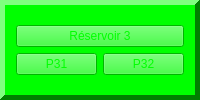
                <widget class="QFrame" name="F3">
                 <property name="palette">
                  <palette>
                   <active>
                    <colorrole role="WindowText">
                     <brush brushstyle="SolidPattern">
                      <color alpha="255">
                       <red>0</red>
                       <green>255</green>
                       <blue>0</blue>
                      </color>
                     </brush>
                    </colorrole>
                    <colorrole role="Button">
                     <brush brushstyle="SolidPattern">
                      <color alpha="255">
                       <red>0</red>
                       <green>255</green>
                       <blue>0</blue>
                      </color>
                     </brush>
                    </colorrole>
                    <colorrole role="Light">
                     <brush brushstyle="SolidPattern">
                      <color alpha="255">
                       <red>127</red>
                       <green>255</green>
                       <blue>127</blue>
                      </color>
                     </brush>
                    </colorrole>
                    <colorrole role="Midlight">
                     <brush brushstyle="SolidPattern">
                      <color alpha="255">
                       <red>63</red>
                       <green>255</green>
                       <blue>63</blue>
                      </color>
                     </brush>
                    </colorrole>
                    <colorrole role="Dark">
                     <brush brushstyle="SolidPattern">
                      <color alpha="255">
                       <red>0</red>
                       <green>127</green>
                       <blue>0</blue>
                      </color>
                     </brush>
                    </colorrole>
                    <colorrole role="Mid">
                     <brush brushstyle="SolidPattern">
                      <color alpha="255">
                       <red>0</red>
                       <green>170</green>
                       <blue>0</blue>
                      </color>
                     </brush>
                    </colorrole>
                    <colorrole role="Text">
                     <brush brushstyle="SolidPattern">
                      <color alpha="255">
                       <red>0</red>
                       <green>255</green>
                       <blue>0</blue>
                      </color>
                     </brush>
                    </colorrole>
                    <colorrole role="BrightText">
                     <brush brushstyle="SolidPattern">
                      <color alpha="255">
                       <red>0</red>
                       <green>255</green>
                       <blue>0</blue>
                      </color>
                     </brush>
                    </colorrole>
                    <colorrole role="ButtonText">
                     <brush brushstyle="SolidPattern">
                      <color alpha="255">
                       <red>0</red>
                       <green>255</green>
                       <blue>0</blue>
                      </color>
                     </brush>
                    </colorrole>
                    <colorrole role="Base">
                     <brush brushstyle="SolidPattern">
                      <color alpha="255">
                       <red>0</red>
                       <green>255</green>
                       <blue>0</blue>
                      </color>
                     </brush>
                    </colorrole>
                    <colorrole role="Window">
                     <brush brushstyle="SolidPattern">
                      <color alpha="255">
                       <red>0</red>
                       <green>255</green>
                       <blue>0</blue>
                      </color>
                     </brush>
                    </colorrole>
                    <colorrole role="Shadow">
                     <brush brushstyle="SolidPattern">
                      <color alpha="255">
                       <red>0</red>
                       <green>255</green>
                       <blue>0</blue>
                      </color>
                     </brush>
                    </colorrole>
                    <colorrole role="Highlight">
                     <brush brushstyle="SolidPattern">
                      <color alpha="255">
                       <red>0</red>
                       <green>255</green>
                       <blue>0</blue>
                      </color>
                     </brush>
                    </colorrole>
                    <colorrole role="HighlightedText">
                     <brush brushstyle="SolidPattern">
                      <color alpha="255">
                       <red>0</red>
                       <green>255</green>
                       <blue>0</blue>
                      </color>
                     </brush>
                    </colorrole>
                    <colorrole role="Link">
                     <brush brushstyle="SolidPattern">
                      <color alpha="255">
                       <red>0</red>
                       <green>255</green>
                       <blue>0</blue>
                      </color>
                     </brush>
                    </colorrole>
                    <colorrole role="LinkVisited">
                     <brush brushstyle="SolidPattern">
                      <color alpha="255">
                       <red>0</red>
                       <green>255</green>
                       <blue>0</blue>
                      </color>
                     </brush>
                    </colorrole>
                    <colorrole role="AlternateBase">
                     <brush brushstyle="SolidPattern">
                      <color alpha="255">
                       <red>127</red>
                       <green>255</green>
                       <blue>127</blue>
                      </color>
                     </brush>
                    </colorrole>
                    <colorrole role="NoRole">
                     <brush brushstyle="SolidPattern">
                      <color alpha="255">
                       <red>0</red>
                       <green>255</green>
                       <blue>0</blue>
                      </color>
                     </brush>
                    </colorrole>
                    <colorrole role="ToolTipBase">
                     <brush brushstyle="SolidPattern">
                      <color alpha="255">
                       <red>0</red>
                       <green>255</green>
                       <blue>0</blue>
                      </color>
                     </brush>
                    </colorrole>
                    <colorrole role="ToolTipText">
                     <brush brushstyle="SolidPattern">
                      <color alpha="255">
                       <red>0</red>
                       <green>255</green>
                       <blue>0</blue>
                      </color>
                     </brush>
                    </colorrole>
                   </active>
                   <inactive>
                    <colorrole role="WindowText">
                     <brush brushstyle="SolidPattern">
                      <color alpha="255">
                       <red>0</red>
                       <green>255</green>
                       <blue>0</blue>
                      </color>
                     </brush>
                    </colorrole>
                    <colorrole role="Button">
                     <brush brushstyle="SolidPattern">
                      <color alpha="255">
                       <red>0</red>
                       <green>255</green>
                       <blue>0</blue>
                      </color>
                     </brush>
                    </colorrole>
                    <colorrole role="Light">
                     <brush brushstyle="SolidPattern">
                      <color alpha="255">
                       <red>127</red>
                       <green>255</green>
                       <blue>127</blue>
                      </color>
                     </brush>
                    </colorrole>
                    <colorrole role="Midlight">
                     <brush brushstyle="SolidPattern">
                      <color alpha="255">
                       <red>63</red>
                       <green>255</green>
                       <blue>63</blue>
                      </color>
                     </brush>
                    </colorrole>
                    <colorrole role="Dark">
                     <brush brushstyle="SolidPattern">
                      <color alpha="255">
                       <red>0</red>
                       <green>127</green>
                       <blue>0</blue>
                      </color>
                     </brush>
                    </colorrole>
                    <colorrole role="Mid">
                     <brush brushstyle="SolidPattern">
                      <color alpha="255">
                       <red>0</red>
                       <green>170</green>
                       <blue>0</blue>
                      </color>
                     </brush>
                    </colorrole>
                    <colorrole role="Text">
                     <brush brushstyle="SolidPattern">
                      <color alpha="255">
                       <red>0</red>
                       <green>255</green>
                       <blue>0</blue>
                      </color>
                     </brush>
                    </colorrole>
                    <colorrole role="BrightText">
                     <brush brushstyle="SolidPattern">
                      <color alpha="255">
                       <red>0</red>
                       <green>255</green>
                       <blue>0</blue>
                      </color>
                     </brush>
                    </colorrole>
                    <colorrole role="ButtonText">
                     <brush brushstyle="SolidPattern">
                      <color alpha="255">
                       <red>0</red>
                       <green>255</green>
                       <blue>0</blue>
                      </color>
                     </brush>
                    </colorrole>
                    <colorrole role="Base">
                     <brush brushstyle="SolidPattern">
                      <color alpha="255">
                       <red>0</red>
                       <green>255</green>
                       <blue>0</blue>
                      </color>
                     </brush>
                    </colorrole>
                    <colorrole role="Window">
                     <brush brushstyle="SolidPattern">
                      <color alpha="255">
                       <red>0</red>
                       <green>255</green>
                       <blue>0</blue>
                      </color>
                     </brush>
                    </colorrole>
                    <colorrole role="Shadow">
                     <brush brushstyle="SolidPattern">
                      <color alpha="255">
                       <red>0</red>
                       <green>255</green>
                       <blue>0</blue>
                      </color>
                     </brush>
                    </colorrole>
                    <colorrole role="Highlight">
                     <brush brushstyle="SolidPattern">
                      <color alpha="255">
                       <red>0</red>
                       <green>255</green>
                       <blue>0</blue>
                      </color>
                     </brush>
                    </colorrole>
                    <colorrole role="HighlightedText">
                     <brush brushstyle="SolidPattern">
                      <color alpha="255">
                       <red>0</red>
                       <green>255</green>
                       <blue>0</blue>
                      </color>
                     </brush>
                    </colorrole>
                    <colorrole role="Link">
                     <brush brushstyle="SolidPattern">
                      <color alpha="255">
                       <red>0</red>
                       <green>255</green>
                       <blue>0</blue>
                      </color>
                     </brush>
                    </colorrole>
                    <colorrole role="LinkVisited">
                     <brush brushstyle="SolidPattern">
                      <color alpha="255">
                       <red>0</red>
                       <green>255</green>
                       <blue>0</blue>
                      </color>
                     </brush>
                    </colorrole>
                    <colorrole role="AlternateBase">
                     <brush brushstyle="SolidPattern">
                      <color alpha="255">
                       <red>127</red>
                       <green>255</green>
                       <blue>127</blue>
                      </color>
                     </brush>
                    </colorrole>
                    <colorrole role="NoRole">
                     <brush brushstyle="SolidPattern">
                      <color alpha="255">
                       <red>0</red>
                       <green>255</green>
                       <blue>0</blue>
                      </color>
                     </brush>
                    </colorrole>
                    <colorrole role="ToolTipBase">
                     <brush brushstyle="SolidPattern">
                      <color alpha="255">
                       <red>0</red>
                       <green>255</green>
                       <blue>0</blue>
                      </color>
                     </brush>
                    </colorrole>
                    <colorrole role="ToolTipText">
                     <brush brushstyle="SolidPattern">
                      <color alpha="255">
                       <red>0</red>
                       <green>255</green>
                       <blue>0</blue>
                      </color>
                     </brush>
                    </colorrole>
                   </inactive>
                   <disabled>
                    <colorrole role="WindowText">
                     <brush brushstyle="SolidPattern">
                      <color alpha="255">
                       <red>0</red>
                       <green>127</green>
                       <blue>0</blue>
                      </color>
                     </brush>
                    </colorrole>
                    <colorrole role="Button">
                     <brush brushstyle="SolidPattern">
                      <color alpha="255">
                       <red>0</red>
                       <green>255</green>
                       <blue>0</blue>
                      </color>
                     </brush>
                    </colorrole>
                    <colorrole role="Light">
                     <brush brushstyle="SolidPattern">
                      <color alpha="255">
                       <red>127</red>
                       <green>255</green>
                       <blue>127</blue>
                      </color>
                     </brush>
                    </colorrole>
                    <colorrole role="Midlight">
                     <brush brushstyle="SolidPattern">
                      <color alpha="255">
                       <red>63</red>
                       <green>255</green>
                       <blue>63</blue>
                      </color>
                     </brush>
                    </colorrole>
                    <colorrole role="Dark">
                     <brush brushstyle="SolidPattern">
                      <color alpha="255">
                       <red>0</red>
                       <green>127</green>
                       <blue>0</blue>
                      </color>
                     </brush>
                    </colorrole>
                    <colorrole role="Mid">
                     <brush brushstyle="SolidPattern">
                      <color alpha="255">
                       <red>0</red>
                       <green>170</green>
                       <blue>0</blue>
                      </color>
                     </brush>
                    </colorrole>
                    <colorrole role="Text">
                     <brush brushstyle="SolidPattern">
                      <color alpha="255">
                       <red>0</red>
                       <green>127</green>
                       <blue>0</blue>
                      </color>
                     </brush>
                    </colorrole>
                    <colorrole role="BrightText">
                     <brush brushstyle="SolidPattern">
                      <color alpha="255">
                       <red>0</red>
                       <green>255</green>
                       <blue>0</blue>
                      </color>
                     </brush>
                    </colorrole>
                    <colorrole role="ButtonText">
                     <brush brushstyle="SolidPattern">
                      <color alpha="255">
                       <red>0</red>
                       <green>127</green>
                       <blue>0</blue>
                      </color>
                     </brush>
                    </colorrole>
                    <colorrole role="Base">
                     <brush brushstyle="SolidPattern">
                      <color alpha="255">
                       <red>0</red>
                       <green>255</green>
                       <blue>0</blue>
                      </color>
                     </brush>
                    </colorrole>
                    <colorrole role="Window">
                     <brush brushstyle="SolidPattern">
                      <color alpha="255">
                       <red>0</red>
                       <green>255</green>
                       <blue>0</blue>
                      </color>
                     </brush>
                    </colorrole>
                    <colorrole role="Shadow">
                     <brush brushstyle="SolidPattern">
                      <color alpha="255">
                       <red>0</red>
                       <green>255</green>
                       <blue>0</blue>
                      </color>
                     </brush>
                    </colorrole>
                    <colorrole role="Highlight">
                     <brush brushstyle="SolidPattern">
                      <color alpha="255">
                       <red>0</red>
                       <green>255</green>
                       <blue>0</blue>
                      </color>
                     </brush>
                    </colorrole>
                    <colorrole role="HighlightedText">
                     <brush brushstyle="SolidPattern">
                      <color alpha="255">
                       <red>0</red>
                       <green>255</green>
                       <blue>0</blue>
                      </color>
                     </brush>
                    </colorrole>
                    <colorrole role="Link">
                     <brush brushstyle="SolidPattern">
                      <color alpha="255">
                       <red>0</red>
                       <green>255</green>
                       <blue>0</blue>
                      </color>
                     </brush>
                    </colorrole>
                    <colorrole role="LinkVisited">
                     <brush brushstyle="SolidPattern">
                      <color alpha="255">
                       <red>0</red>
                       <green>255</green>
                       <blue>0</blue>
                      </color>
                     </brush>
                    </colorrole>
                    <colorrole role="AlternateBase">
                     <brush brushstyle="SolidPattern">
                      <color alpha="255">
                       <red>0</red>
                       <green>255</green>
                       <blue>0</blue>
                      </color>
                     </brush>
                    </colorrole>
                    <colorrole role="NoRole">
                     <brush brushstyle="SolidPattern">
                      <color alpha="255">
                       <red>0</red>
                       <green>255</green>
                       <blue>0</blue>
                      </color>
                     </brush>
                    </colorrole>
                    <colorrole role="ToolTipBase">
                     <brush brushstyle="SolidPattern">
                      <color alpha="255">
                       <red>0</red>
                       <green>255</green>
                       <blue>0</blue>
                      </color>
                     </brush>
                    </colorrole>
                    <colorrole role="ToolTipText">
                     <brush brushstyle="SolidPattern">
                      <color alpha="255">
                       <red>0</red>
                       <green>255</green>
                       <blue>0</blue>
                      </color>
                     </brush>
                    </colorrole>
                   </disabled>
                  </palette>
                 </property>
                 <property name="frameShape">
                  <enum>QFrame::Panel</enum>
                 </property>
                 <property name="frameShadow">
                  <enum>QFrame::Raised</enum>
                 </property>
                 <property name="lineWidth">
                  <number>5</number>
                 </property>
                 <layout class="QGridLayout" name="gridLayout_3">
                  <item row="0" column="0">
                   <layout class="QVBoxLayout" name="verticalLayout_6">
                    <item>
                     <widget class="QPushButton" name="R3">
                      <property name="text">
                       <string>Réservoir 3</string>
                      </property>
                     </widget>
                    </item>
                    <item>
                     <layout class="QHBoxLayout" name="horizontalLayout_7">
                      <item>
                       <widget class="QPushButton" name="P31">
                        <property name="text">
                         <string>P31</string>
                        </property>
                       </widget>
                      </item>
                      <item>
                       <widget class="QPushButton" name="P32">
                        <property name="text">
                         <string>P32</string>
                        </property>
                       </widget>
                      </item>
                     </layout>
                    </item>
                   </layout>
                  </item>
                 </layout>
                </widget>
